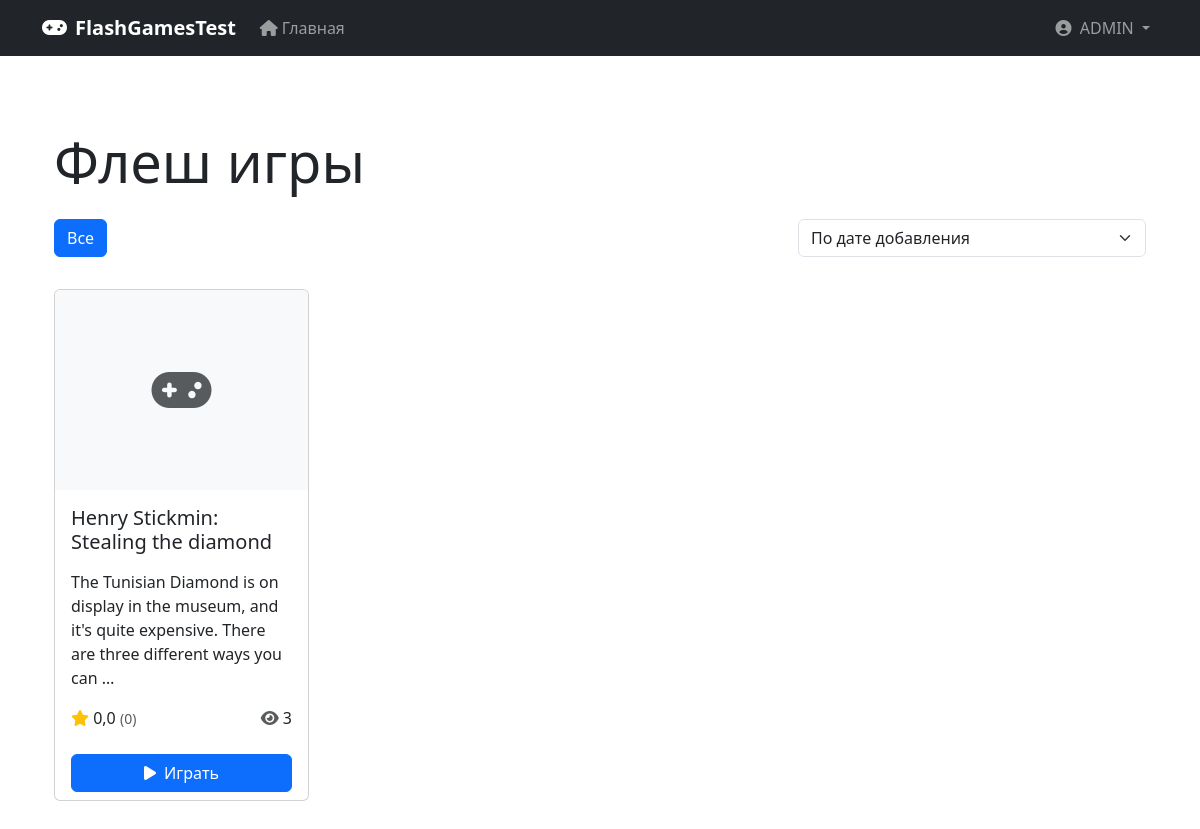
The app's page / (signed in), older data.
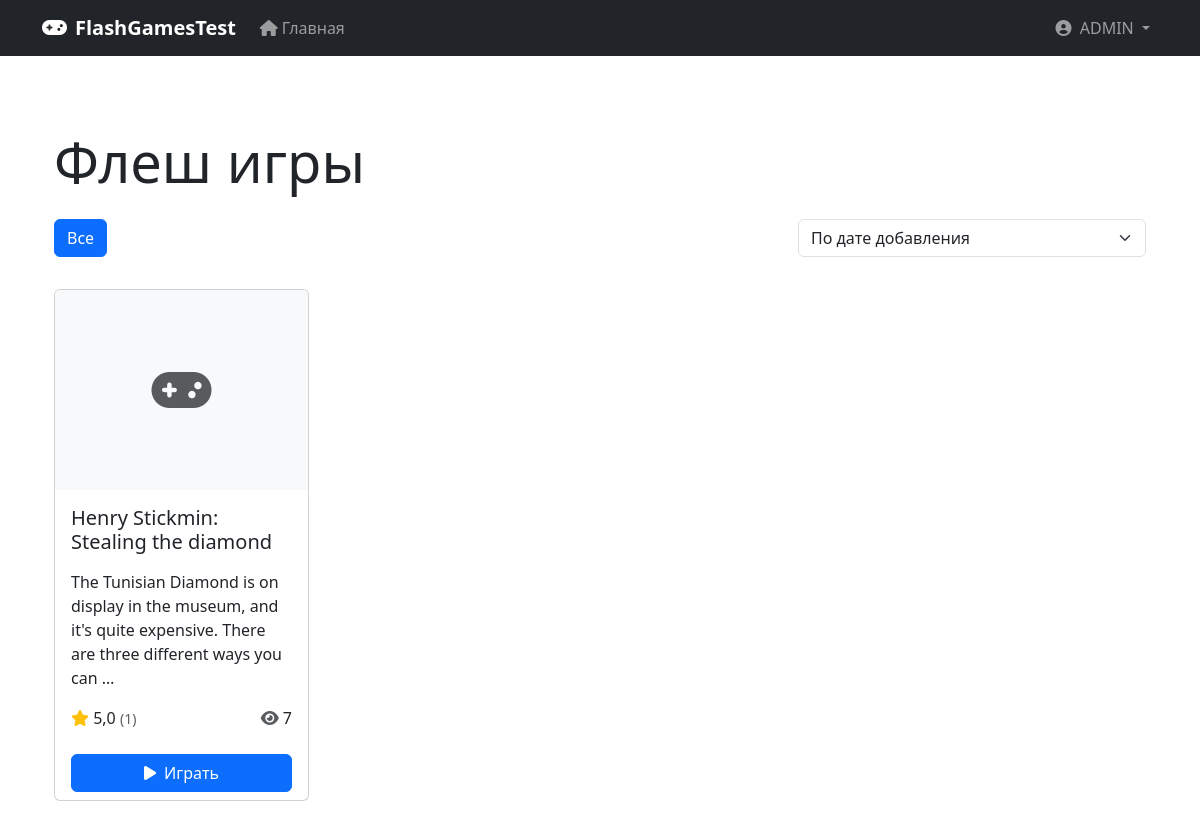
The same page, newer data.
### flash/models.py (models this page shows, shortened)
class FlashGame(models.Model):
    name = models.CharField(max_length=200, verbose_name='Название')
    slug = models.SlugField(unique=True, verbose_name='Slug', blank=True, null=True)
    description = models.TextField(verbose_name='Описание')
    author = models.CharField(max_length=100, verbose_name='Автор')
    swf_file = models.FileField(
        upload_to='flash_games/',
        validators=[validate_swf_file],
        verbose_name='SWF файл'
    )
    thumbnail = models.ImageField(
        upload_to='flash_games/thumbnails/',
        validators=[FileExtensionValidator(allowed_extensions=['jpg', 'jpeg', 'png'])],
        verbose_name='Превью',
        blank=True,
        null=True
    )
    category = models.ForeignKey(
        GameCategory,
        on_delete=models.SET_NULL,
        null=True,
        blank=True,
        related_name='games',
        verbose_name='Категория'
    )
    views = models.IntegerField(default=0, verbose_name='Просмотры')
    rating = models.FloatField(default=0.0, verbose_name='Рейтинг')
    total_ratings = models.IntegerField(default=0, verbose_name='Всего оценок')
    created_at = models.DateTimeField(auto_now_add=True, verbose_name='Дата добавления')
    updated_at = models.DateTimeField(auto_now=True, verbose_name='Дата обновления')
    class Meta:
        verbose_name = 'Флеш игра'
        verbose_name_plural = 'Флеш игры'
        ordering = ['-created_at']

### flash/views.py (the view)
# urls.py: path('', views.store, name='store'),
@login_required
def store(request):
    games = FlashGame.objects.all()
    categories = GameCategory.objects.all()
    category_slug = request.GET.get('category')
    if category_slug:
        games = games.filter(category__slug=category_slug)
    search_query = request.GET.get('search')
    if search_query:
        games = games.filter(
            Q(name__icontains=search_query) |
            Q(description__icontains=search_query) |
            Q(author__icontains=search_query)
        )
    sort = request.GET.get('sort', '-created_at')
    if sort == 'rating':
        games = games.order_by('-rating', '-total_ratings')
    elif sort == 'views':
        games = games.order_by('-views')
    elif sort == 'name':
        games = games.order_by('name')
    else:
        games = games.order_by('-created_at')
    paginator = Paginator(games, 12)
    page = request.GET.get('page')
    games = paginator.get_page(page)
    context = {
        'games': games,
        'categories': categories,
        'current_category': category_slug,
        'current_sort': sort,
        'search_query': search_query,
    }
    return render(request, 'flash/games/list.html', context)

### flash/context_processors.py (called while the page is built)
def cart_items_count(request):
    return {'cart_items_count': 0}

### templates/flash/games/list.html (shortened to what this page needs)
{% extends 'flash/base.html' %}
{% block flash_content %}
<div class="container py-5">
    <div class="row mb-4">
        <div class="col-12">
            <h1 class="display-4 mb-0">Флеш игры</h1>
        </div>
    </div>
    <div class="row mb-4">
        <div class="col-md-8">
            <div class="btn-group mb-2">
                <a href="{% url 'flash:store' %}" class="btn btn-outline-primary {% if not current_category %}active{% endif %}">
                    Все
                </a>
            </div>
        </div>
        <div class="col-md-4">
            <select class="form-select" onchange="window.location.href=this.value">
                <option value="?{% if current_category %}category={{ current_category }}&{% endif %}"
                        {% if not current_sort %}selected{% endif %}>
                    По дате добавления
                </option>
            </select>
        </div>
    </div>
    <div class="row row-cols-1 row-cols-md-2 row-cols-lg-3 row-cols-xl-4 g-4">
        {% for game in games %}
        <div class="col">
            <div class="card h-100">
                {% if game.thumbnail %}
                <img src="{{ game.thumbnail.url }}" class="card-img-top" alt="{{ game.name }}">
                {% else %}
                <div class="card-img-top bg-light d-flex align-items-center justify-content-center" style="height: 200px;">
                    <i class="fas fa-gamepad fa-3x text-muted"></i>
                </div>
                {% endif %}
                <div class="card-body">
                    <h5 class="card-title">{{ game.name }}</h5>
                    <p class="card-text">{{ game.description|truncatewords:20 }}</p>
                    <div class="d-flex justify-content-between align-items-center">
                        <div class="rating">
                            <i class="fas fa-star text-warning"></i>
                            <span>{{ game.rating|floatformat:1 }}</span>
                            <small class="text-muted">({{ game.total_ratings }})</small>
                        </div>
                        <div class="views">
                            <i class="fas fa-eye text-muted"></i>
                            <span>{{ game.views }}</span>
                        </div>
                    </div>
                </div>
                <div class="card-footer bg-transparent border-top-0">
                    <a href="{% url 'flash:play_game' game.id %}" class="btn btn-primary w-100">
                        <i class="fas fa-play me-2"></i>Играть
                    </a>
                </div>
            </div>
        </div>
        {% empty %}
        <div class="col-12">
            <div class="alert alert-info">
                В данный момент нет доступных игр. Скоро здесь появятся новые игры!
            </div>
        </div>
        {% endfor %}
    </div>
</div>
{% endblock %}

### templates/flash/base.html (shortened to what this page needs)
{% extends 'base.html' %}
{% block extra_css %}
<link rel="stylesheet" href="https://cdnjs.cloudflare.com/ajax/libs/font-awesome/6.0.0/css/all.min.css">
{% endblock %}
{% block content %}
<nav class="navbar navbar-expand-lg navbar-dark bg-dark">
    <div class="container">
        <a class="navbar-brand" href="{% url 'flash:store' %}">
            <i class="fas fa-gamepad me-2"></i>FlashGamesTest
        </a>
        <div class="collapse navbar-collapse" id="navbarNav">
            <ul class="navbar-nav me-auto">
                <li class="nav-item">
                    <a class="nav-link" href="{% url 'flash:store' %}">
                        <i class="fas fa-home me-1"></i>Главная
                    </a>
                </li>
            </ul>
            <ul class="navbar-nav">
                {% if user.is_authenticated %}
                <li class="nav-item dropdown">
                    <a class="nav-link dropdown-toggle" href="#" id="userDropdown" role="button" data-bs-toggle="dropdown">
                        {% if user.userprofile.avatar %}
                        <img src="{{ user.userprofile.avatar.url }}" alt="{{ user.username }}" class="user-avatar me-1">
                        {% else %}
                        <i class="fas fa-user-circle me-1"></i>
                        {% endif %}
                        {{ user.username }}
                    </a>
                </li>
                {% endif %}
            </ul>
        </div>
    </div>
</nav>
<div class="container mt-4">
    {% block flash_content %}{% endblock %}
</div>
{% endblock %}

### templates/base.html (shortened to what this page needs)
<!DOCTYPE html>
<html lang="ru">
<head>
    <link href="https://cdn.jsdelivr.net/npm/bootstrap@5.3.0/dist/css/bootstrap.min.css" rel="stylesheet">
    {% block extra_css %}{% endblock %}
</head>
<body>
    {% block content %}{% endblock %}
</body>
</html>

### templates/flash/base.html (style rules this page uses)
.navbar-brand { font-weight: bold; }
.nav-link { font-weight: 500; }

Row changes from the older to the newer data that the page shows:
changed FlashGame "Henry Stickmin: Stealing the diamond": rating "0,0" → "5,0"; total_ratings "0" → "1"; views "3" → "7"
